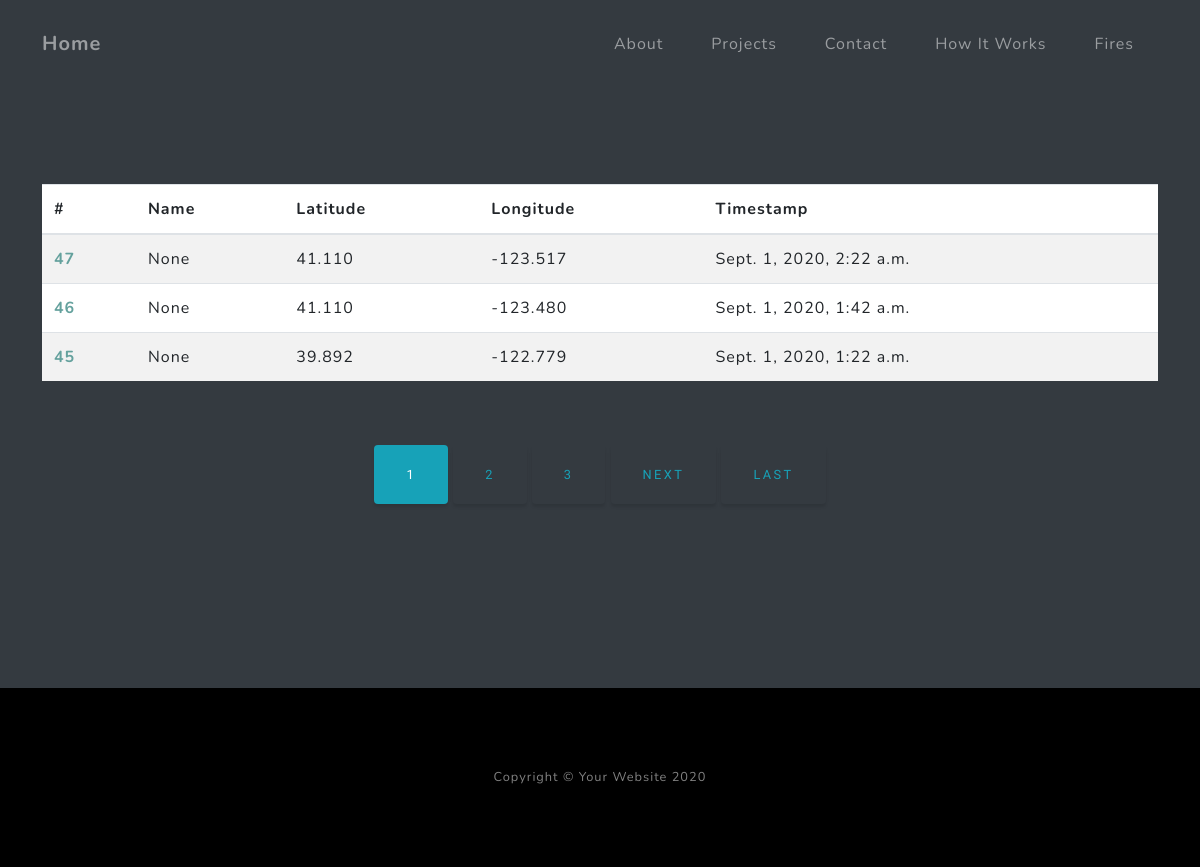
Before: /firepage/ with the older database file.
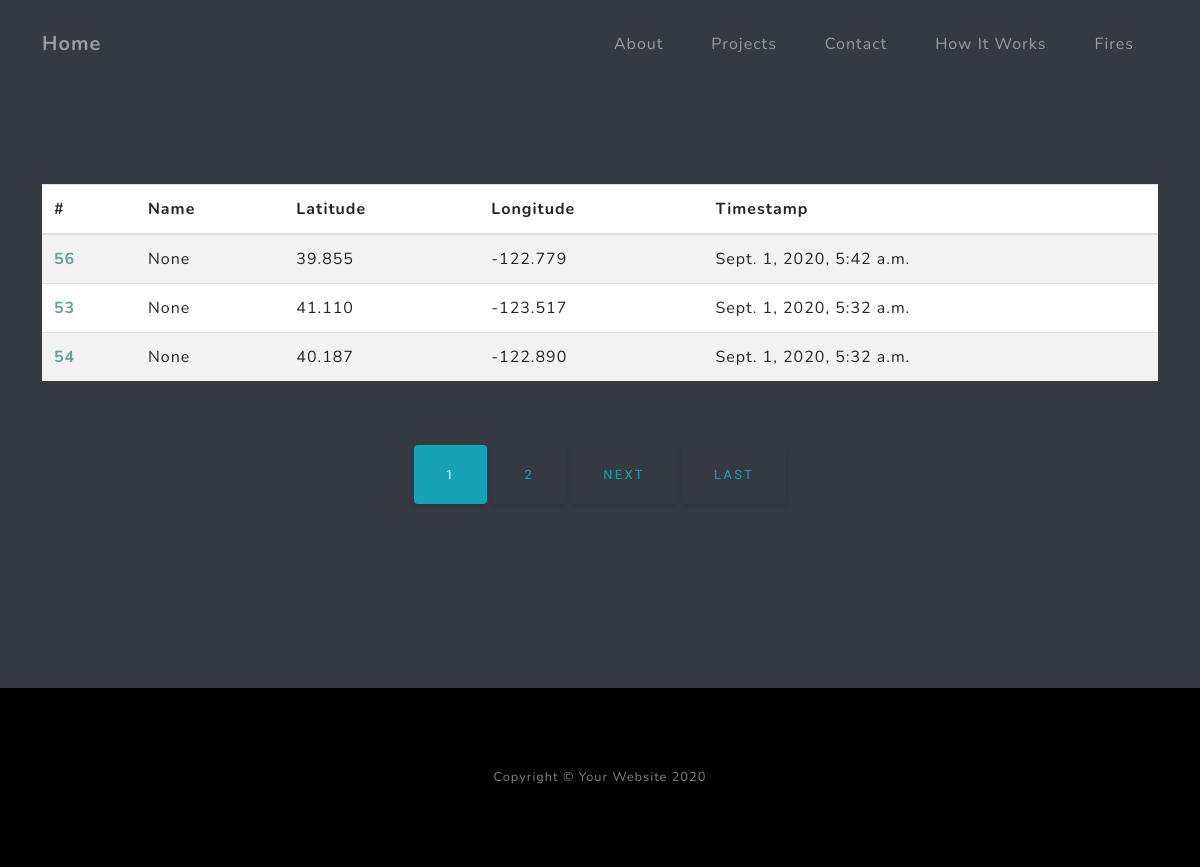
After: the same page with the newer database file.
### pages/models.py (models this page shows)
class FireModel(models.Model):
    LIG = "LIGHTNING"
    MAN = "MANMADE"
    UNK = "UNKOWN"
    VH = "VERY HIGH"
    H = "HIGH"
    M = "MEDIUM"
    L = "LOW"
    name                 = models.CharField(max_length=50, null=True, blank=True)
    latitude             = models.FloatField(validators=[MinValueValidator(-90.0), MaxValueValidator(90.0)])
    longitude            = models.FloatField(validators=[MinValueValidator(-180.0), MaxValueValidator(180.0)])
    timestamp            = models.DateTimeField()
    latest_timestamp     = models.DateTimeField()
    image                = models.ImageField(upload_to='fires_pics', null=True, blank=True)
    cause                = models.CharField(max_length=50, choices=((LIG, 'lightning'), (MAN, 'man-made'), (UNK, 'unknown'),), default='unknown')
    short_description    = models.CharField(max_length=200, null=True, blank=True)
    long_description     = models.CharField(max_length=1000, null=True, blank=True)
    probability          = models.CharField(max_length=10, choices=((VH, 'very high'), (H, 'high'), (M, 'medium'), (L, 'low'), (UNK, 'unknown'),), default='unknown')
    anomaly_arr          = models.BinaryField()
    cluster_lst          = models.BinaryField()
    px_idx_x             = models.IntegerField(default=0)
    px_idx_y             = models.IntegerField(default=0)
    time_graph_pts       = models.BinaryField(default=None)
    pred_graph_pts       = models.BinaryField(default=obj_to_binfield([]))
    diff_graph_pts       = models.BinaryField(default=obj_to_binfield([]))
    cloud_graph_pts      = models.BinaryField(default=obj_to_binfield([]))
    actual_7_graph_pts   = models.BinaryField(default=obj_to_binfield([]))
    actual_14_graph_pts  = models.BinaryField(default=obj_to_binfield([]))
    lightning_lat        = models.FloatField(null=True, blank=True, default=None)
    lightning_lon        = models.FloatField(null=True, blank=True, default=None)
    lightning_timestamp  = models.DateTimeField(null=True, blank=True, default=None)

### pages/views.py (the view)
# urls.py: path('firepage/', FirePageView.as_view(), name='firepage'),
class FirePageView(ListView):
    model = FireModel
    template_name = 'firepage.html'
    context_object_name = 'fire_list'
    ordering = ['-timestamp']
    paginate_by = 3

### templates/firepage.html (shortened to what this page needs)
{% extends 'base.html'%}
{% block content %}
<section class="projects-section bg-dark" id="projects">
    <div class="container">
        <div class="row align-items-center no-gutters mb-4 mb-lg-5">
            <div class="col-xl-1 col-lg-7"><img class="img-fluid mb-3 mb-lg-0" src="{{fire.image.url}}" alt="" /></div>
            <table class="table table-striped" style="background-color:white">
            <thead>
                <tr>
                <th scope="col">#</th>
                <th scope="col">Name</th>
                <th scope="col">Latitude</th>
                <th scope="col">Longitude</th>
                <th scope="col">Timestamp</th>
                </tr>
            </thead>
            <tbody>
                {% for fire in fire_list %}
                <tr href="/firedetail/{{ fire.id }}">
                <th scope="row"><a href="/firedetail/{{ fire.id }}">{{ fire.id }}</a></th>
                <td>{{ fire.name }}</td>
                <td>{{ fire.latitude|floatformat:3 }}</td>
                <td>{{ fire.longitude|floatformat:3 }}</td>
                <td>{{ fire.timestamp }}</td>
                </tr>
                {% endfor %}
            </tbody>
            </table>
        </div>
        <div class='text-center'>
        {% if is_paginated %}
            {% for num in page_obj.paginator.page_range %}
                {% if page_obj.number == num %}
                    <a class='btn btn-info mb-4' href="?page={{ num }}"> {{ num }} </a>
                {% elif num > page_obj.number|add:'-3' and num < page_obj.number|add:'3' %}
                    <a class='btn btn-outline-info mb-4' href="?page={{ num }}"> {{ num }} </a>
                {% endif %}
            {% endfor %}
            {% if page_obj.has_next %}
                <a class='btn btn-outline-info mb-4' href="?page={{ page_obj.next_page_number }}"> Next </a>
                <a class='btn btn-outline-info mb-4' href="?page={{ page_obj.paginator.num_pages }}"> Last </a>
            {% endif %}
        {% endif %}
        </div>
</section>
{% endblock content %}

### templates/base.html (shortened to what this page needs)
{% load static %}
<!DOCTYPE html>
<html lang="en">
    <head>
        <link href="{% static 'css/styles.css'%}" rel="stylesheet" />
    </head>
    <body id="page-top">
        {% include 'navbar.html' %}
        {% block content %}{% endblock content %}
        <footer class="footer bg-black small text-center text-white-50"><div class="container">Copyright © Your Website 2020</div></footer>
    </body>
</html>

### templates/navbar.html (shortened to what this page needs)
<nav class="navbar navbar-expand-lg navbar-light fixed-top" id="mainNav">
    <div class="container">
        <a class="navbar-brand js-scroll-trigger" href="/home/#page-top">Home</a>
        <div class="collapse navbar-collapse" id="navbarResponsive">
            <ul class="navbar-nav ml-auto">
                <li class="nav-item"><a class="nav-link js-scroll-trigger" href="/home/#about">About</a></li>
                <li class="nav-item"><a class="nav-link js-scroll-trigger" href="/home/#projects">Projects</a></li>
                <li class="nav-item"><a class="nav-link js-scroll-trigger" href="/home/#signup">Contact</a></li>
                <li class="nav-item"><a class="nav-link js-scroll-trigger" href="/howitworks/">How It Works</a></li>
                <li class="nav-item"><a class="nav-link js-scroll-trigger" href="/firepage/">Fires</a></li>
            </ul>
        </div>
    </div>
</nav>

Changed rows visible on the page:
removed FireModel: id "47", name "None", latitude "41.110", longitude "-123.517", timestamp "Sept. 1, 2020, 2:22 a.m."
removed FireModel: id "46", name "None", latitude "41.110", longitude "-123.480", timestamp "Sept. 1, 2020, 1:42 a.m."
removed FireModel: id "45", name "None", latitude "39.892", longitude "-122.779", timestamp "Sept. 1, 2020, 1:22 a.m."
added FireModel: id "56", name "None", latitude "39.855", longitude "-122.779", timestamp "Sept. 1, 2020, 5:42 a.m."
added FireModel: id "53", name "None", latitude "41.110", longitude "-123.517", timestamp "Sept. 1, 2020, 5:32 a.m."
added FireModel: id "54", name "None", latitude "40.187", longitude "-122.890", timestamp "Sept. 1, 2020, 5:32 a.m."
Other visible differences:
list line gone: "3"
